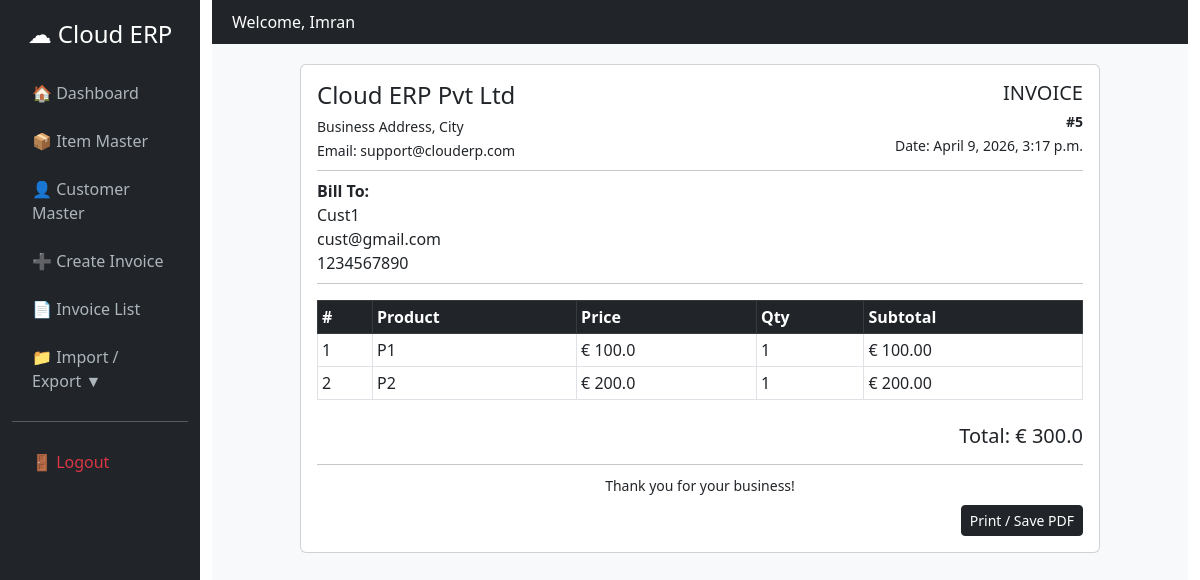
/invoice/view/5/ (signed in), run on the app's committed database.
### core/models.py (models this page shows, shortened)
class Invoice(models.Model):
    user = models.ForeignKey(User, on_delete=models.CASCADE)
    customer = models.ForeignKey(Customer, on_delete=models.CASCADE)
    total_amount = models.FloatField()
    created_at = models.DateTimeField(auto_now_add=True)

class Customer(models.Model):
    user = models.ForeignKey(User, on_delete=models.CASCADE)
    name = models.CharField(max_length=100)
    email = models.EmailField()
    phone = models.CharField(max_length=15)
    address = models.TextField()
    created_at = models.DateTimeField(auto_now_add=True)

class InvoiceItem(models.Model):
    invoice = models.ForeignKey(Invoice, on_delete=models.CASCADE)
    product = models.ForeignKey(Product, on_delete=models.CASCADE)
    quantity = models.IntegerField()
    price = models.FloatField()

class Product(models.Model):
    user = models.ForeignKey(User, on_delete=models.CASCADE)
    name = models.CharField(max_length=100)
    price = models.FloatField()
    quantity = models.IntegerField()
    created_at = models.DateTimeField(auto_now_add=True)

### core/views.py (the view)
# urls.py: path('invoice/view/<int:id>/', views.invoice_view),
def invoice_view(request, id):
    invoice = Invoice.objects.get(id=id, user=request.user)
    items = InvoiceItem.objects.filter(invoice=invoice)
    for item in items:
        item.subtotal = item.price * item.quantity
    return render(request, 'core/invoice_view.html', {
        'invoice': invoice,
        'items': items
    })

### core/templates/core/invoice_view.html (shortened to what this page needs)
{% extends 'core/dashboard_base.html' %}
{% block content %}
<div id="invoice-area" style="max-width: 800px; margin:auto;">
    <div class="card p-3">
        <div class="d-flex justify-content-between">
            <div>
                <h4 class="mb-1">Cloud ERP Pvt Ltd</h4>
                <small>Business Address, City</small><br>
                <small>Email: support@clouderp.com</small>
            </div>
            <div class="text-end">
                <h5 class="mb-1">INVOICE</h5>
                <small><strong>#{{ invoice.id }}</strong></small><br>
                <small>Date: {{ invoice.created_at }}</small>
            </div>
        </div>
        <hr class="my-2">
        <div>
            <strong>Bill To:</strong><br>
            {{ invoice.customer.name }}<br>
            {{ invoice.customer.email }}<br>
            {{ invoice.customer.phone }}
        </div>
        <hr class="my-2">
        <table class="table table-bordered table-sm mt-2">
            <thead class="table-dark">
                <tr>
                    <th>#</th>
                    <th>Product</th>
                    <th>Price</th>
                    <th>Qty</th>
                    <th>Subtotal</th>
                </tr>
            </thead>
            <tbody>
                {% for item in items %}
                <tr>
                    <td>{{ forloop.counter }}</td>
                    <td>{{ item.product.name }}</td>
                    <td>€ {{ item.price }}</td>
                    <td>{{ item.quantity }}</td>
                    <td>€ {{ item.subtotal|floatformat:2 }}</td>
                </tr>
                {% endfor %}
            </tbody>
        </table>
        <div class="text-end mt-2">
            <h5>Total: € {{ invoice.total_amount }}</h5>
        </div>
        <hr class="my-2">
        <div class="text-center">
            <small>Thank you for your business!</small>
        </div>
        <div class="text-end mt-2">
            <button onclick="window.print()" class="btn btn-dark btn-sm">
                Print / Save PDF
            </button>
        </div>
    </div>
</div>
{% endblock %}

### core/templates/core/dashboard_base.html (shortened to what this page needs)
<!DOCTYPE html>
<html>
<head>
    <link href="https://cdn.jsdelivr.net/npm/bootstrap@5.3.0/dist/css/bootstrap.min.css" rel="stylesheet">
</head>
<body>
<div class="container-fluid">
    <div class="row">
        <div class="col-md-2 sidebar">
            <h4 class="text-center">☁ Cloud ERP</h4>
            <a href="/dashboard/">🏠 Dashboard</a>
            <a href="/products/">📦 Item Master</a>
            <a href="/customers/">👤 Customer Master</a>
            <a href="/invoice/create/">➕ Create Invoice</a>
            <a href="/invoice/list/">📄 Invoice List</a>
            <a href="#" onclick="toggleMenu()">
                📁 Import / Export <span id="arrow">▼</span>
            </a>
            <hr>
            <a href="/logout/" class="text-danger">🚪 Logout</a>
        </div>
        <div class="col-md-10">
            <div class="topbar d-flex justify-content-between">
                <span>Welcome, {{ request.user.username }}</span>
            </div>
            <div class="content">
                {% block content %}
                {% endblock %}
            </div>
        </div>
    </div>
</div>
</body>
</html>

### core/templates/core/dashboard_base.html (style rules this page uses)
body { margin: 0; font-family: 'Segoe UI', sans-serif; }
.sidebar { height: 100vh; background: #212529; color: white; padding-top: 20px; }
.sidebar h4 { margin-bottom: 20px; }
.sidebar a { display: block; color: #adb5bd; padding: 12px 20px; text-decoration: none; transition: 0.3s; }
.content { padding: 20px; background: #f8f9fa; min-height: 100vh; }
.topbar { background: #212529; color: white; padding: 10px 20px; }

### data on the page
Invoice: id "5", created_at "April 9, 2026, 3:17 p.m.", customer.name "Cust1", customer.email "cust@gmail.com", customer.phone "1234567890", total_amount "300.0"
InvoiceItem: product.name "P1", price "100.0", quantity "1", subtotal "100.00"
InvoiceItem: product.name "P2", price "200.0", quantity "1", subtotal "200.00"

### other printed values
{{ request.user.username }} "Imran"
